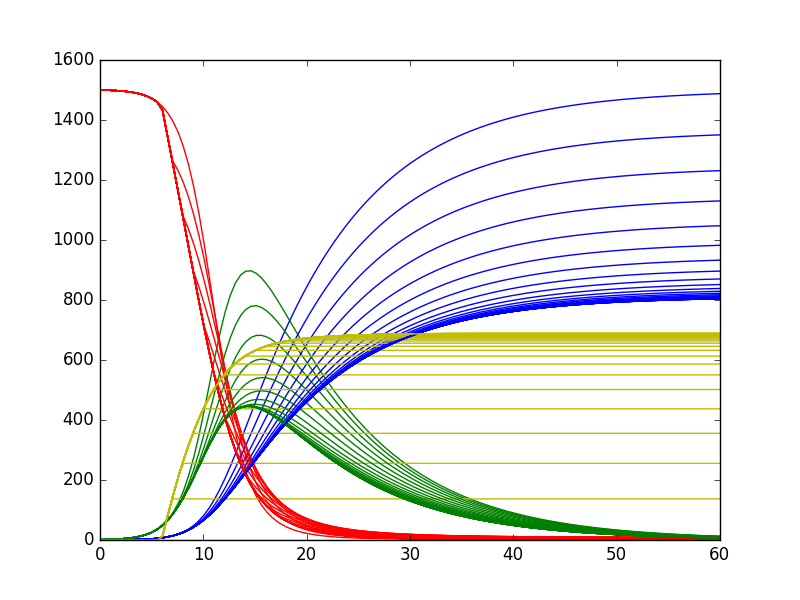

The script that drew this image:
#!/usr/bin/env python
# -*- coding: utf-8 -*-
# vim: ft=python ts=4 sw=4 sts=4 et fenc=utf-8
# Original author: "Eivind Magnus Hvidevold" <hvidevold@gmail.com>
# License: GNU GPLv3 at http://www.gnu.org/licenses/gpl.html

'''
'''

import os
import sys
import re

import numpy
import ODESolver
from matplotlib.pylab import *

class ProblemSIR:
    def __init__(self, p, nu, beta, S0, I0, R0, V0, T):
        self.T = T
        self.S0 = S0
        self.I0 = I0
        self.R0 = R0
        self.V0 = V0

        if isinstance(nu, (float, int)):
            self.nu = lambda t: nu
        elif callable(nu):
            self.nu = nu

        if isinstance(beta, (float, int)):
            self.beta = lambda t: beta
        elif callable(beta):
            self.beta = beta

        if isinstance(p, (float, int)):
            self.p = lambda t: p
        elif callable(p):
            self.p = p

    def __call__(self, u, t):
        S, I, R, V = u
        return [
                -self.beta(t)*S*I - self.p(t)*S,
                self.beta(t)*S*I-self.nu(t)*I,
                self.nu(t)*I,
                self.p(t)*S]

    def term(self, u, t, i):
        S, I, R, V = u[i]
        eps = 1e-7
        return S + I + R + V - (self.S0 + self.I0 + self.R0 + self.V0) > eps

class SolverSIR:
    def __init__(self, problem, dt):
        self.problem = problem
        self.dt = dt

    def solve(self, method=ODESolver.RungeKutta4):
        'entry point'
        problem = self.problem
        solver = method(problem)
        solver.set_initial_condition([problem.S0, problem.I0, problem.R0, problem.V0])
        n = int(round(self.problem.T/float(self.dt)))
        tp = numpy.linspace(0, self.problem.T, n)
        u, t = solver.solve(tp, lambda u, t, i: problem.term(u, t, i))
        print 'Max infected', max(u[:,1]), 'for VT', problem.VT
        return tp, u

def doPlot(tp, u):
    plot(tp, u[:,0], 'r-')
    plot(tp, u[:,1], 'g-')
    plot(tp, u[:,2], 'b-')
    plot(tp, u[:,3], 'y-')

def main():
    beta = lambda t: 0.0005
    for VT in range(32):
        p = lambda t: 0.1 if 6 <= t <= 6 + VT else 0
        problem = ProblemSIR(T=60, p=p, nu=0.1, beta=beta, S0=1500, I0=1.0, R0=0.0, V0=0.0)
        problem.VT = VT
        solver = SolverSIR(problem, 0.5)
        tp, u = solver.solve()
        doPlot(tp, u)
    show()


if __name__ == '__main__':
    main()

'''
With beta = 0.0005 the optimal is reached after 9 days of vaccination.
'''


"""
[emilyd@sudur App_E]$ python SIRV_optimal_duration.py
Max infected 897.177648467 for VT 0
Max infected 780.87576441 for VT 1
Max infected 682.187946886 for VT 2
Max infected 602.886162641 for VT 3
Max infected 541.318556558 for VT 4
Max infected 497.260735423 for VT 5
Max infected 468.329612964 for VT 6
Max infected 452.297859475 for VT 7
Max infected 446.20897698 for VT 8
Max infected 445.580371321 for VT 9
Max infected 445.580371321 for VT 10
Max infected 445.580371321 for VT 11
Max infected 445.580371321 for VT 12
Max infected 445.580371321 for VT 13
Max infected 445.580371321 for VT 14
Max infected 445.580371321 for VT 15
Max infected 445.580371321 for VT 16
Max infected 445.580371321 for VT 17
Max infected 445.580371321 for VT 18
Max infected 445.580371321 for VT 19
Max infected 445.580371321 for VT 20
Max infected 445.580371321 for VT 21
Max infected 445.580371321 for VT 22
Max infected 445.580371321 for VT 23
Max infected 445.580371321 for VT 24
Max infected 445.580371321 for VT 25
Max infected 445.580371321 for VT 26
Max infected 445.580371321 for VT 27
Max infected 445.580371321 for VT 28
Max infected 445.580371321 for VT 29
Max infected 445.580371321 for VT 30
Max infected 445.580371321 for VT 31


"""
